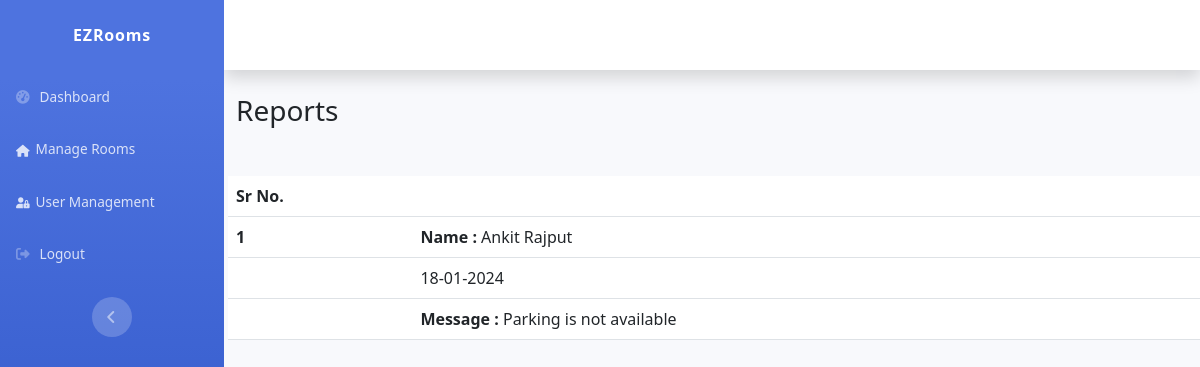
Page /Users/Admin/reports.php?room_id=65a91e29e163d (signed in) on the committed database.
### tables this page shows
CREATE TABLE `complaints` (
  `cmp_id` varchar(36) NOT NULL,
  `stud_id` varchar(36) NOT NULL,
  `room_id` varchar(36) NOT NULL,
  `cmp_date` date NOT NULL DEFAULT current_timestamp(),
  `cmp_text` varchar(500) NOT NULL
);

CREATE TABLE `students` (
  `stud_id` varchar(36) NOT NULL,
  `stud_photo` varchar(500) NOT NULL,
  `stud_fname` varchar(20) NOT NULL,
  `stud_lname` varchar(20) NOT NULL,
  `stud_phno` varchar(11) NOT NULL,
  `stud_email` varchar(60) NOT NULL,
  `stud_gender` varchar(6) NOT NULL,
  `stud_edu_bg` varchar(50) NOT NULL,
  `stud_college_name` varchar(50) NOT NULL,
  `stud_hometown` varchar(50) NOT NULL,
  `stud_gd_name` varchar(20) NOT NULL,
  `stud_gd_phno` varchar(10) NOT NULL,
  `stud_username` varchar(30) NOT NULL,
  `stud_password` varchar(30) NOT NULL,
  `acs_date` date NOT NULL DEFAULT current_timestamp()
);

### Users/Admin/reports.php (the view, shortened to what this page needs)
<!DOCTYPE html>
<html lang="en">
<head>
    <link rel="stylesheet" href="assets/bootstrap/css/bootstrap.min.css?h=cb606d99bb2418df19b6bc818b41e412">
    <link rel="stylesheet" href="https://use.fontawesome.com/releases/v5.12.0/css/all.css">
    <link rel="stylesheet" href="https://cdn.jsdelivr.net/npm/bootstrap@5.3.0/dist/css/bootstrap.min.css"
>
</head>
<body id="page-top">
    <div id="wrapper">
        <nav class="navbar navbar-dark align-items-start sidebar sidebar-dark accordion bg-gradient-primary p-0">
            <nav class="navbar navbar-dark align-items-start sidebar sidebar-dark accordion bg-gradient-primary p-0">
                <div class="container-fluid d-flex flex-column p-0"><a
                        class="navbar-brand d-flex justify-content-center align-items-center sidebar-brand m-0"
                        href="index.html">
                        <div class="sidebar-brand-text mx-3"><span class="text-capitalize">EZRooms</span></div>
                    </a>
                    <ul class="navbar-nav text-light" id="accordionSidebar">
                        <li class="nav-item"><a class="nav-link" href="index.php"><i
                                    class="fas fa-tachometer-alt"></i><span
                                    style="margin: -2px;margin-left: 6px;">Dashboard</span></a></li>
                        <li class="nav-item"><a class="nav-link" href="manage%20room.php"><span style="margin: -2px;margin-left: 6px;">Manage Rooms</span></a></li>
                        <li class="nav-item"><a class="nav-link" href="user_mgmt.php"><span style="margin: -2px;margin-left: 6px;">User Management</span></a></li>
                        <li class="nav-item"><a class="nav-link" href="logout.php"><i
                                    class="fa-solid fa-right-from-bracket"></i><span
                                    style="margin: -2px;margin-left: 6px;">Logout</span></a></li>
                    </ul>
                    <div class="text-center d-none d-md-inline"><button class="btn rounded-circle border-0"
                            id="sidebarToggle" type="button"></button></div>
                </div>
            </nav>
        </nav>
        <div class="d-flex flex-column" id="content-wrapper">
            <div id="content">
                <nav class="navbar navbar-light navbar-expand bg-white shadow mb-4 topbar static-top">
                </nav>
                <div class="container-fluid">
                    <div class="d-sm-flex justify-content-between align-items-center mb-4">
                        <h3 class="text-dark mb-0">Reports</h3>
                    </div>
                </div>
                <div class="row gy-4 row-cols-1 row-cols-md-2 row-cols-xl-3" style="margin: 0px;margin-left: 4px;">
                    <?php
                    include '../connection.php';
                    $roId = $_GET['room_id'];
                    $sql = "SELECT * FROM complaints WHERE room_id = '$roId'";
                    $result = mysqli_query($conn, $sql);
                    if ($result) {
                        if (mysqli_num_rows($result) > 0) {
                            echo '<table class="table">';
                            echo '<thead>';
                            echo '<th>Sr No.</th>';
                            echo '<th></th>';
                            echo '</thead>';
                            echo '<tbody>';
                            $srno = 0;
                            while ($row = mysqli_fetch_assoc($result)) {
                                $srno += 1;
                                echo '<tr>';
                                echo '<th>' . $srno . '</th>';
                                $studName = getStudentName($conn, $row['stud_id']);
                                echo '<td colspan="">' . '<b>Name :</b> ' . $studName . '</td>';
                                echo '</tr>';
                                echo '<tr>';
                                echo '<td></td>';
                                echo '<td>' . date('d-m-Y', strtotime($row['cmp_date'])) . '</td>';
                                echo '</tr>';
                                echo '<tr>';
                                echo '<td></td>';
                                echo '<td colspan="">' . '<b>Message :</b> ' . $row['cmp_text'] . '</td>';
                                echo '</tr>';
                            }
                            echo '</tbody>';
                            echo '</table>';
                        } else {
                            echo '<p>No complaints found for this room.</p>';
                        }
                    } else {
                        echo '<p>Error retrieving complaints data.</p>';
                    }
                    function getStudentName($conn, $studId)
                    {
                        $sql = "SELECT stud_fname, stud_lname FROM students WHERE stud_id = '$studId'";
                        $result = mysqli_query($conn, $sql);
                        if ($result) {
                            $row = mysqli_fetch_assoc($result);
                            return $row['stud_fname'] . " " . $row['stud_lname'];
                        } else {
                            return 'Unknown Student';
                        }
                    }
                    ?>
                </div>
</body>
</html>

### rows in the picture
complaints: stud.stud_lname "Ankit Rajput", cmp_date "18-01-2024", cmp_text "Parking is not available"
